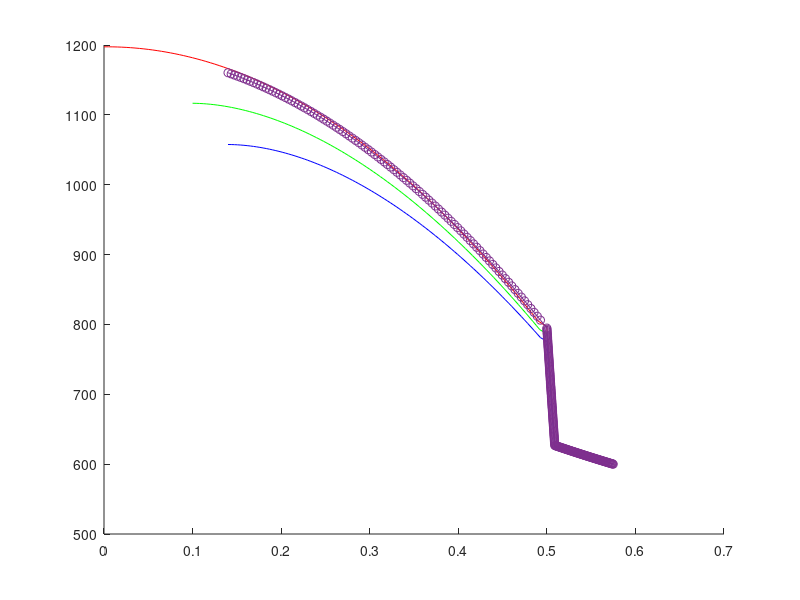

This chart was generated by the following MATLAB code: (Note: this script raises an error after producing the figure.)
%% 1D Fuel Temperature Analysis

% Alexander Swenson

% NE 411 HW 3

clear; clc; clf;

%% set up model 

void = [0,.1,.14];

for j = 1:length(void)
r_void = void(j);
T_s = 600;                      % clad surface temperature [K]
r_fuel = 0.5;                   % fuel radius [cm]
% r_void = .14;                   % void caused by sintering [cm]
frac_void = (r_fuel^2 - r_void^2)/(r_fuel^2);  % percent of fuel taken by void
gen_multiplier = 1 + frac_void; % increase generation term to account for sintering
g = 145*0.82*gen_multiplier;    % generation in fuel [W/cc]
thick_gap = 0.0089;             % thickness gap [cm]
thick_clad = 0.066;             % thickness clad [cm]
r_gap = r_fuel + thick_gap;
r_clad = r_gap + thick_clad;

kf = .036;                      % fuel conductivity [W/cm-K]
kg = 0.003;                     % gap conductivity [W/cm-K]
kc = .13;                       % clad conductivity [W/cm-K]

fuel_nodes = 100; %nodes(j);          % nodes for each region
gap_nodes =  100; %nodes(j);
clad_nodes = 100;  %nodes(j);
nodes = 100;
total_nodes = fuel_nodes + gap_nodes + clad_nodes;

first_gap_node = fuel_nodes ;
first_clad_node = first_gap_node + gap_nodes;


bound_1 = fuel_nodes;
bound_2 = fuel_nodes + gap_nodes;

dr_fuel = (r_fuel-r_void)/fuel_nodes;
dr_gap = (r_gap - r_fuel)/gap_nodes;
dr_clad = (r_clad - r_gap)/clad_nodes;

r = zeros(total_nodes,1);


% define node points throughout the model

for i = 1:fuel_nodes+1
    r(i) = dr_fuel*(i-1) + r_void;
end

for i = first_gap_node:first_clad_node - 1;
    r(i) = dr_gap*(i-first_gap_node) + r_fuel;
end

for i = first_clad_node : total_nodes 
    r(i) = dr_clad*(i-first_clad_node) + r_gap;
end


%% set up node equations

node_coef = zeros(total_nodes,total_nodes);
b_nodes = zeros(total_nodes,1);

% adiabatic boundary condition at fuel centerline 

node_coef(1,1) = -1 - r(1)/dr_fuel;
node_coef(1,2) = 1 + r(1)/dr_fuel;
b_nodes(1) = -(g*r(1)*dr_fuel)/kf;

for i = 2:bound_1 - 1
    node_coef(i,i) = -1 - (2*r(i))/dr_fuel;
    node_coef(i,i+1)= 1+(r(i)/dr_fuel);
    node_coef(i,i-1) =  r(i)/dr_fuel;
    b_nodes(i) = -(g*r(i)*dr_fuel)/kf;
end 

% couple gap and fuel with two boundary conditions

% BC 1 (use conservation of heat flux to solve for T(n) in fuel


node_coef(bound_1,bound_1-1) = (r(bound_1))/(r(bound_1)-dr_fuel);         % T_n-1 coefficient
node_coef(bound_1,bound_1) = -((r(bound_1)/(r(bound_1)-dr_fuel))+((kg*dr_fuel*(r(bound_1)+dr_gap)*r(bound_1))/(kf*dr_gap*(r(bound_1)-dr_fuel)^2)));
node_coef(bound_1,bound_1+1) = (kg*dr_fuel*(r(bound_1)+dr_gap)*r(bound_1))/(kf*dr_gap*(r(bound_1)-dr_fuel)^2);
b_nodes(bound_1) = 0; 

for i = bound_1 + 1: bound_2 - 1
    
    node_coef(i,i) = -1 - (2*r(i))/dr_gap;
    node_coef(i,i+1)=  1+r(i)/dr_gap;
    node_coef(i,i-1) =  r(i)/dr_gap;
    b_nodes(i)=0;
end


% couple gap and fuel with two boundary conditions
% BC 1 (use conservation of heat flux to solve for T(n) in fuel


node_coef(bound_2,bound_2 -1) = r(bound_2)/(r(bound_2)-dr_gap);       % T_n-1 coefficient
node_coef(bound_2,bound_2) = -((r(bound_2)/(r(bound_2)-dr_gap)) + ((kc*dr_gap*(r(bound_2)+dr_clad)*r(bound_2))/(kg*dr_clad*(r(bound_2)-dr_gap)^2)));
node_coef(bound_2,bound_2+1) = (kc*dr_gap*(r(bound_2)+dr_clad)*r(bound_2))/(kg*dr_clad*(r(bound_2)-dr_gap)^2);

% clad nodes

for i = bound_2 + 1: total_nodes - 1
    node_coef(i,i) = -1 - (2*r(i))/dr_clad;
    node_coef(i,i+1)= 1+r(i)/dr_clad;
    node_coef(i,i-1) = r(i)/dr_clad;
end


% Surface Node
node_coef(total_nodes,total_nodes-1) = r(total_nodes)/dr_clad;
node_coef(total_nodes,total_nodes) = -1 - ((2*r(total_nodes))/dr_clad);
b_nodes(total_nodes) = -T_s*(1+r(total_nodes)/dr_clad);

%% Solve for Temperature Distribution
T = node_coef\b_nodes;
[V,D] = eig(node_coef);

%% Analytical 
T1 =  -.5*(((log(r_gap/r_clad)*g*kg*r_fuel^2)+r_fuel^2*g*log(r_fuel/r_gap)*kc-2*T_s*kc*kg)/(kc*kg));
T2 = -.5*((log(r_gap/r_clad)*r_fuel^2*g-2*kc*T_s)/(kc));
T_a = zeros(total_nodes,1);
for i = 1:total_nodes
    if i <= bound_1 
        T_a(i) = ((r_fuel^2-r(i)^2)*g)/(4*kf) + T1;
    elseif i > bound_1 && i <= bound_2
        T_a(i) = -((T2-T1)*log(r(i)))/(log(r_fuel/r_gap)) + (T2*log(r_fuel)-T1*log(r_gap))/log(r_fuel/r_gap);
    elseif i > bound_2
        T_a(i) = -((T_s-T2)*log(r(i)))/(log(r_gap/r_clad)) + (T_s*log(r_gap)-T2*log(r_clad))/log(r_gap/r_clad);
    end
end
%% Numerical Flux
q = zeros(total_nodes,1);
q(1) = 0;
 for i = 2:bound_1-1
     q(i) = -kf*(T(i+1) - T(i-1))/(2*dr_fuel);
 end
 
 for i = bound_1+1:bound_2-1
     q(i) = -kg*(T(i+1) - T(i-1))/(2*dr_gap);
 end
 
 for i = bound_2+1:total_nodes-1
     q(i) = -kc*(T(i+1) - T(i-1))/(2*dr_clad);
 end
 
 q(bound_1) = (q(bound_1-1)+q(bound_1+1))/2;
 q(bound_2) = (q(bound_2-1)+q(bound_2+1))/2;
 q(total_nodes) = q(total_nodes-1);
 
 %% Analytical Heat Flux
 q_a = zeros(total_nodes,1);
 
 for i = 2:total_nodes
    if i <= bound_1 
        q_a(i) = .5*g*r(i);
    elseif i > bound_1 && i <= bound_2
        q_a(i) = (kg*(T2-T1))/(r(i)*log(r_fuel/r_gap));
    elseif i > bound_2
        q_a(i) = (kc*(T_s-T2))/(r(i)*log(r_gap/r_clad));
    end
 end      

%% Error 
for i= 1:total_nodes
Error_T(i) = (abs(T(i) - T_a(i))/T_a(i))*100;
Error_q(i) = (abs(q(i) - q_a(i))/q_a(i))*100;
end
r_sv{j} = r;
T_sv{j} = T;
q_sv{j} = q;
Err_T_sv{j} = Error_T;
Err_q_sv{j} = Error_q;

end
%% Plotting

colorVec = hsv(length(void));
%Temp

figure(1)
hold on;
for i=1:length(void)
plot(cell2mat(r_sv(i)),cell2mat(T_sv(i)),'color', colorVec(i,:));
legend_info{i} = num2str(void(i));
end
plot(cell2mat(r_sv(length(void))),T_a,'-o')
legend(legend_info,'Analytical Solution')
title('1D Temperature Distribution')
xlabel('radius [cm]')
ylabel('temperature [K]')
hold off;

% Flux

figure(2)
hold on;
for i=1:length(void)
plot(cell2mat(r_sv(i)),cell2mat((q_sv(i))),'color', colorVec(i,:));
legend_info{i} = num2str(void(i));
end
plot(cell2mat(r_sv(length(void))),q_a,'-o')
legend(legend_info,'Analytical Solution')
title('1D Flux Distribution')
xlabel('radius [cm]')
ylabel('Flux [W/cm^2]')
hold off;

% Temperature Error

figure(3)
hold on;
for i=1:length(void)
plot(cell2mat(r_sv(i)),cell2mat((Err_T_sv(i))),'color', colorVec(i,:));
legend_info{i} = num2str(void(i));
end
legend(legend_info)
title('Temperature Profile Error')
xlabel('radius [cm]')
ylabel('% error')
hold off;

% Flux Error 

figure(4)
hold on;
for i=1:length(void)
plot(cell2mat(r_sv(i)),cell2mat((Err_q_sv(i))),'color', colorVec(i,:));
legend_info{i} = num2str(void(i));
end
legend(legend_info)
title('Flux Profile Error')
xlabel('radius [cm]')
ylabel('% error')
hold off;









